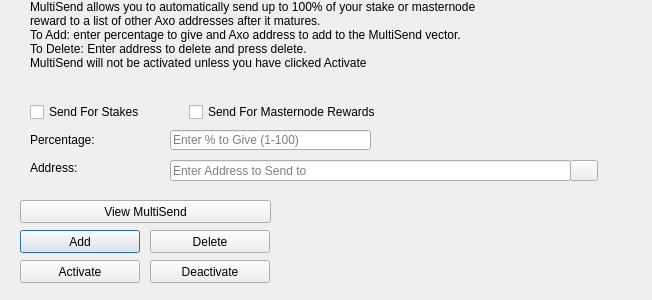
<?xml version="1.0" encoding="UTF-8"?>
<ui version="4.0">
 <class>MultiSendDialog</class>
 <widget class="QDialog" name="MultiSendDialog">
  <property name="windowModality">
   <enum>Qt::NonModal</enum>
  </property>
  <property name="geometry">
   <rect>
    <x>0</x>
    <y>0</y>
    <width>652</width>
    <height>300</height>
   </rect>
  </property>
  <property name="windowTitle">
   <string>MultiSend</string>
  </property>
  <widget class="QLineEdit" name="multiSendPercentEdit">
   <property name="geometry">
    <rect>
     <x>170</x>
     <y>130</y>
     <width>201</width>
     <height>20</height>
    </rect>
   </property>
   <property name="toolTip">
    <string>Enter whole numbers 1 - 100</string>
   </property>
   <property name="placeholderText">
    <string>Enter % to Give (1-100)</string>
   </property>
  </widget>
  <widget class="QLineEdit" name="multiSendAddressEdit">
   <property name="geometry">
    <rect>
     <x>170</x>
     <y>160</y>
     <width>401</width>
     <height>21</height>
    </rect>
   </property>
   <property name="toolTip">
    <string/>
   </property>
   <property name="placeholderText">
    <string>Enter Address to Send to</string>
   </property>
  </widget>
  <widget class="QLabel" name="label_2">
   <property name="geometry">
    <rect>
     <x>30</x>
     <y>0</y>
     <width>451</width>
     <height>121</height>
    </rect>
   </property>
   <property name="lineWidth">
    <number>1</number>
   </property>
   <property name="text">
    <string>MultiSend allows you to automatically send up to 100% of your stake or masternode reward to a list of other Axo addresses after it matures.
To Add: enter percentage to give and Axo address to add to the MultiSend vector.
To Delete: Enter address to delete and press delete.
MultiSend will not be activated unless you have clicked Activate</string>
   </property>
   <property name="alignment">
    <set>Qt::AlignLeading|Qt::AlignLeft|Qt::AlignTop</set>
   </property>
   <property name="wordWrap">
    <bool>true</bool>
   </property>
  </widget>
  <widget class="QLabel" name="message">
   <property name="geometry">
    <rect>
     <x>290</x>
     <y>200</y>
     <width>351</width>
     <height>91</height>
    </rect>
   </property>
   <property name="text">
    <string/>
   </property>
  </widget>
  <widget class="QPushButton" name="addButton">
   <property name="geometry">
    <rect>
     <x>20</x>
     <y>230</y>
     <width>120</width>
     <height>23</height>
    </rect>
   </property>
   <property name="toolTip">
    <string/>
   </property>
   <property name="statusTip">
    <string>Add to MultiSend Vector</string>
   </property>
   <property name="text">
    <string>Add</string>
   </property>
  </widget>
  <widget class="QPushButton" name="disableButton">
   <property name="geometry">
    <rect>
     <x>150</x>
     <y>260</y>
     <width>120</width>
     <height>23</height>
    </rect>
   </property>
   <property name="statusTip">
    <string>Deactivate MultiSend</string>
   </property>
   <property name="text">
    <string>Deactivate</string>
   </property>
  </widget>
  <widget class="QPushButton" name="addressBookButton">
   <property name="geometry">
    <rect>
     <x>570</x>
     <y>160</y>
     <width>28</width>
     <height>21</height>
    </rect>
   </property>
   <property name="toolTip">
    <string>Choose an address from the address book</string>
   </property>
   <property name="text">
    <string/>
   </property>
   <property name="icon">
    <iconset resource="../axo.qrc">
     <normaloff>:/icons/address-book</normaloff>:/icons/address-book</iconset>
   </property>
   <property name="shortcut">
    <string>Alt+A</string>
   </property>
   <property name="autoDefault">
    <bool>false</bool>
   </property>
  </widget>
  <widget class="QLabel" name="label">
   <property name="geometry">
    <rect>
     <x>30</x>
     <y>130</y>
     <width>121</width>
     <height>20</height>
    </rect>
   </property>
   <property name="toolTip">
    <string>Percentage of stake to send</string>
   </property>
   <property name="text">
    <string>Percentage:</string>
   </property>
  </widget>
  <widget class="QLabel" name="label_5">
   <property name="geometry">
    <rect>
     <x>30</x>
     <y>160</y>
     <width>111</width>
     <height>16</height>
    </rect>
   </property>
   <property name="toolTip">
    <string>Address to send portion of stake to</string>
   </property>
   <property name="text">
    <string>Address:</string>
   </property>
  </widget>
  <widget class="QPushButton" name="deleteButton">
   <property name="geometry">
    <rect>
     <x>150</x>
     <y>230</y>
     <width>120</width>
     <height>23</height>
    </rect>
   </property>
   <property name="toolTip">
    <string/>
   </property>
   <property name="statusTip">
    <string>Delete Address From MultiSend Vector</string>
   </property>
   <property name="text">
    <string>Delete</string>
   </property>
  </widget>
  <widget class="QPushButton" name="activateButton">
   <property name="geometry">
    <rect>
     <x>20</x>
     <y>260</y>
     <width>120</width>
     <height>23</height>
    </rect>
   </property>
   <property name="statusTip">
    <string>Activate MultiSend</string>
   </property>
   <property name="text">
    <string>Activate</string>
   </property>
  </widget>
  <widget class="QPushButton" name="viewButton">
   <property name="geometry">
    <rect>
     <x>20</x>
     <y>200</y>
     <width>251</width>
     <height>23</height>
    </rect>
   </property>
   <property name="toolTip">
    <string/>
   </property>
   <property name="statusTip">
    <string>View MultiSend Vector</string>
   </property>
   <property name="text">
    <string>View MultiSend</string>
   </property>
  </widget>
  <widget class="QWidget" name="horizontalLayoutWidget">
   <property name="geometry">
    <rect>
     <x>30</x>
     <y>100</y>
     <width>351</width>
     <height>24</height>
    </rect>
   </property>
   <layout class="QHBoxLayout" name="horizontalLayout">
    <item>
     <widget class="QCheckBox" name="multiSendStakeCheckBox">
      <property name="text">
       <string>Send For Stakes</string>
      </property>
     </widget>
    </item>
    <item>
     <widget class="QCheckBox" name="multiSendMasternodeCheckBox">
      <property name="text">
       <string>Send For Masternode Rewards</string>
      </property>
     </widget>
    </item>
   </layout>
  </widget>
 </widget>
 <resources>
  <include location="../axo.qrc"/>
 </resources>
 <connections/>
</ui>
